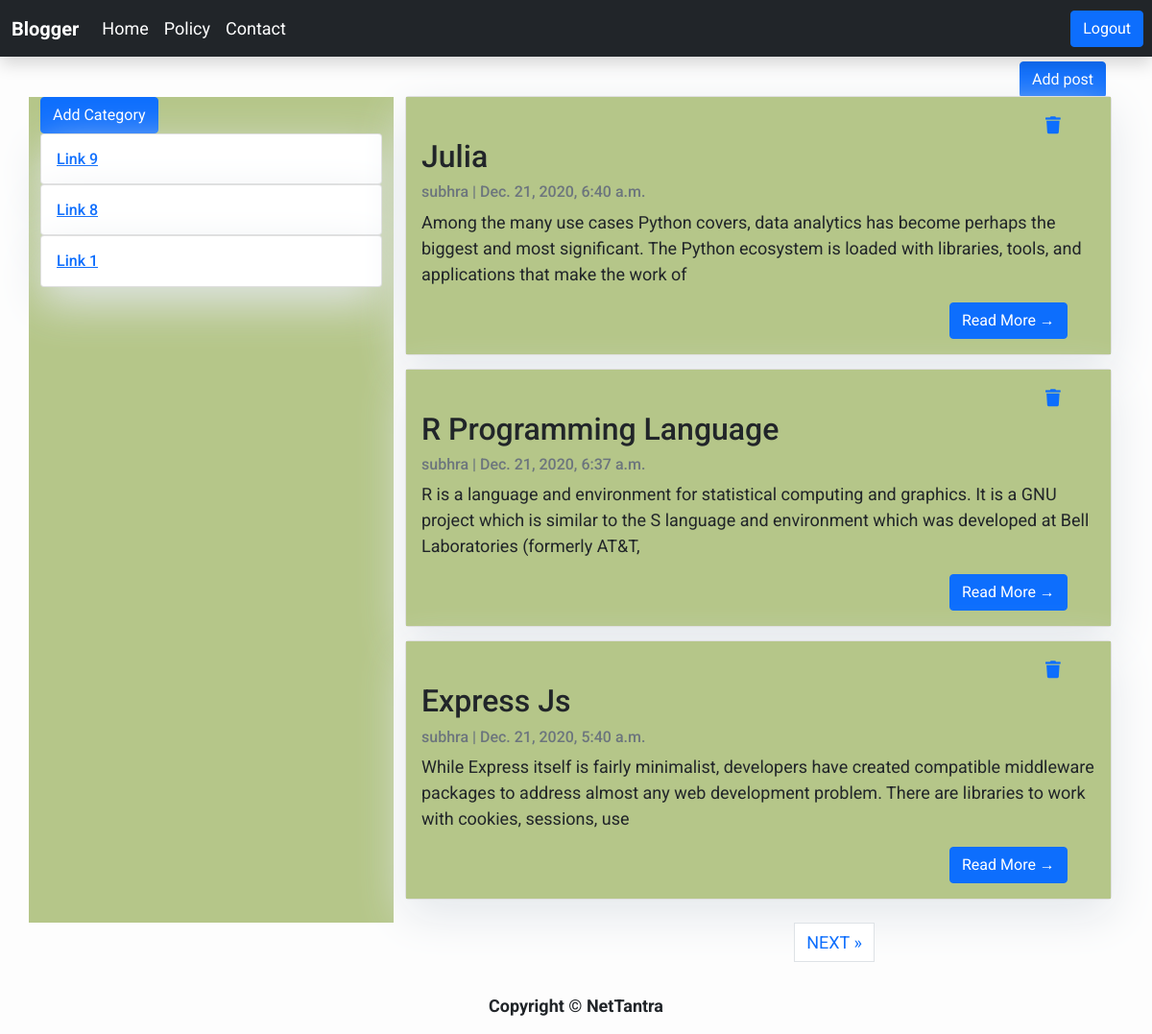
The page / (signed in) on the database as committed earlier.
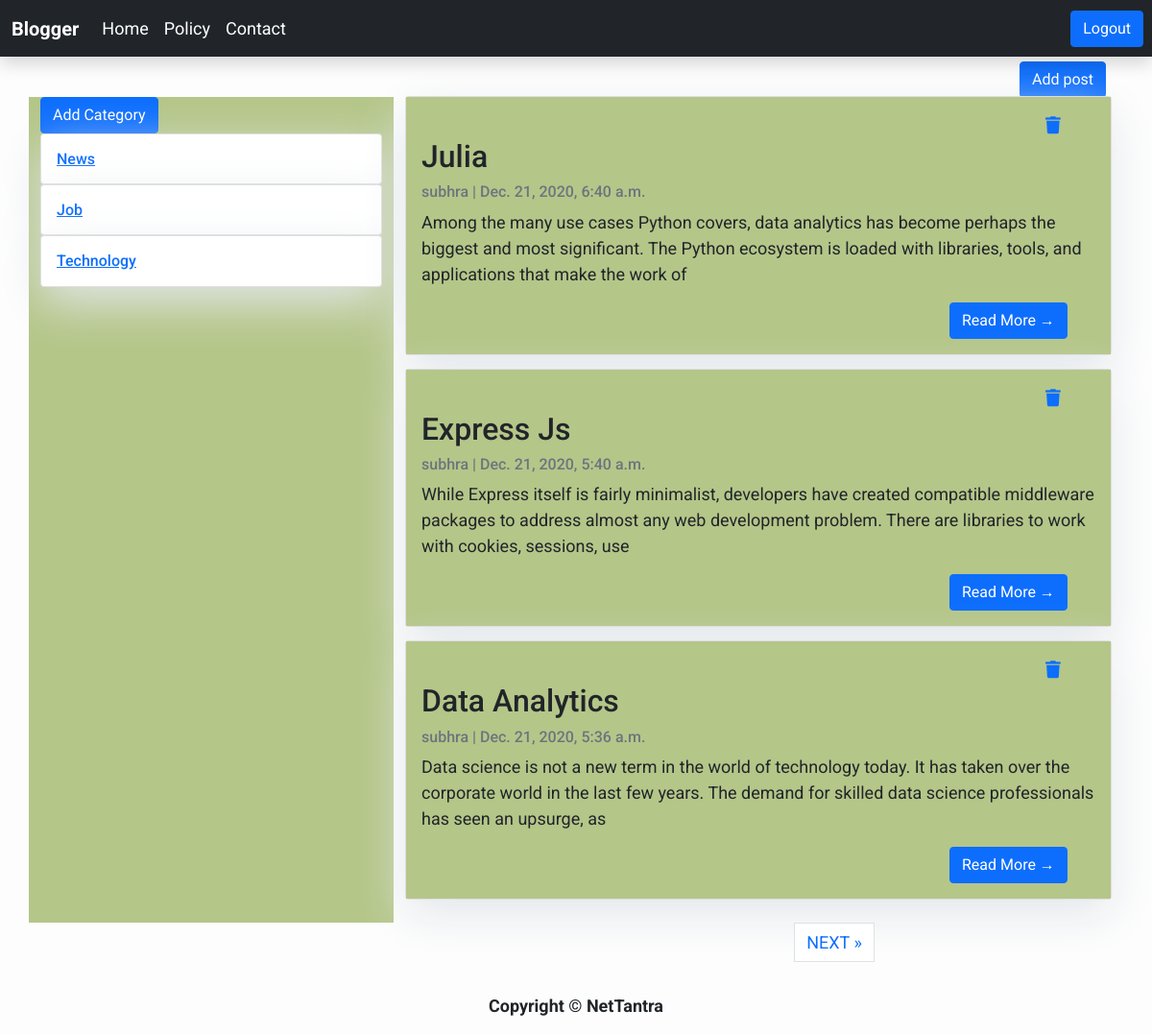
The same page on the database as committed later.
### blog/models.py (models this page shows)
class Post(models.Model):
    title = models.CharField(max_length=200, unique=True)
    slug = models.SlugField(max_length=200, unique=True,blank=True,null=True)
    author = models.ForeignKey(User, on_delete= models.CASCADE,related_name='blog_posts')
    updated_on = models.DateTimeField(auto_now= True)
    content = models.TextField()
    created_on = models.DateTimeField(auto_now_add=True)
    status = models.IntegerField(choices=STATUS, default=0)
    category = models.CharField(max_length=200,blank=True,null=True)

### blog/views.py (the view)
# urls.py: path('', views.PostList.as_view(), name='home'),
class PostList(generic.ListView):
    queryset = Post.objects.filter(status=1).order_by('-created_on')
    template_name = 'index.html'
    paginate_by = 3

### blog/templates/index.html (shortened to what this page needs)
{% extends "base.html" %}
{% block content %}
<div class="container">
    <div class="row">
            <div class="col-sm-4" style="background-color: #B5C689; margin-top: 42px;">
                <button type="button" class="btn btn-primary" data-bs-toggle="modal" data-bs-target="#exampleModal">
                    Add Category
                  </button>
                  <form>
                    {% for post in post_list %}
                    <div class="card">
                        <div class="card-body">
                            <h6 class="card-text"><a href="{% url 'category' post.category  %}" >{{post.category}}</a></h6>
                        </div>
                    </div>
                {% endfor %}
            </div>
        <div class="col-sm-8 mt-4 left">
            <a href="{%url 'blogpost' %}"><button type="submit" class="btn btn-primary" style="margin-left: 640px; margin-top: -30px;">Add post</button></a>
            {% for post in post_list %}
                <div class="card mb-4" style="margin-top: -10px;">
                    <div class="card-body" style="background-color: #B5C689;">
                        <a href="{% url 'delete' post.id  %}"><i class="fa fa-trash" aria-hidden="true" style="margin-left:650px;"></i></a>
                        <h2 class="card-title">{{ post.title }}</h2>
                        <p class="card-text text-muted h6">{{ post.author }} | {{ post.created_on}} </p>
                        <p class="card-text">{{post.content|slice:":200" }}</p>
                        <a href="{% url 'post_detail' post.slug  %}" class="btn btn-primary" style="margin-left:550px;">Read More &rarr;</a>
                    </div>
                </div>
            {% endfor %}
        </div>
        <ul class="pagination justify-content-center" style="padding-left:550px;" >
    {% if page_obj.has_next %}
    <li><a href="?page={{ page_obj.next_page_number }}" class="page-link"> NEXT &raquo;</a></li>
    {% endif %}
</ul>
    </div>
</div>
{% endblock %}

Rows that differ between the two databases and show on the page:
no longer on this page (row edited): Post: category "Link 8", title "R Programming Language", author "subhra", created_on "Dec. 21, 2020, 6:37 a.m.", content "R is a language and environment for statistical computing and graphics. It is a GNU project which is similar to the S language and environment which was developed at Bell Laboratories (formerly AT&T,"
changed Post "Julia": category "Link 9" → "News"
changed Post "Express Js": category "Link 1" → "Job"
now on this page (row edited): Post: category "Technology", title "Data Analytics", author "subhra", created_on "Dec. 21, 2020, 5:36 a.m.", content "Data science is not a new term in the world of technology today. It has taken over the corporate world in the last few years. The demand for skilled data science professionals has seen an upsurge, as"
